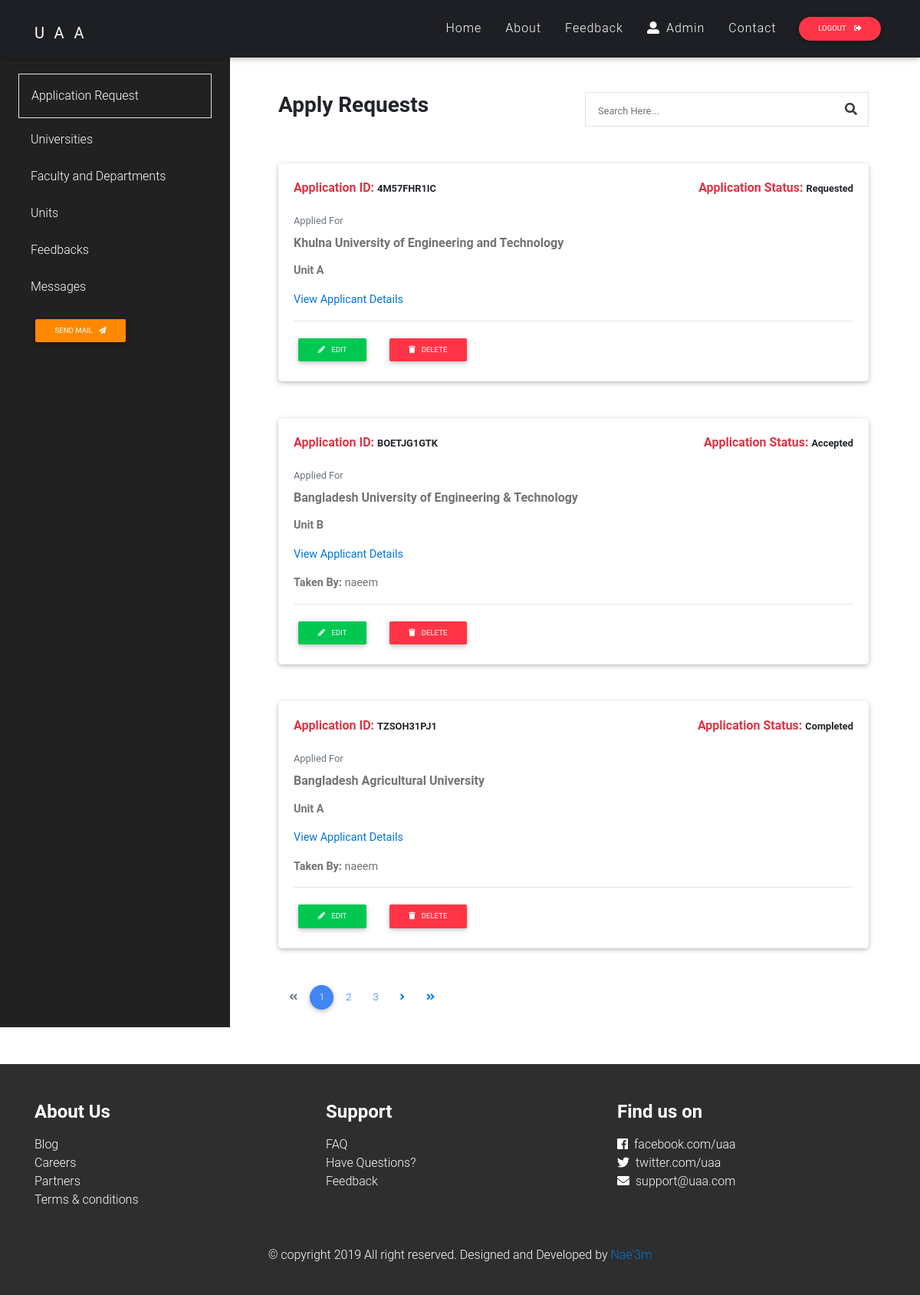
/administration/ (signed in), run on the app's committed database.
### appliedunis/models.py (models this page shows, shortened)
class ApplyApplication(models.Model):
    user	  = models.ForeignKey(User, on_delete=models.CASCADE)
    unit      = models.ForeignKey(Unit, on_delete=models.CASCADE)
    application_id = models.CharField(max_length=120, blank=True)
    status         = models.CharField(max_length=120, default='Requested', choices=APPLY_STATUS_CHOICES)
    admit_card     = models.FileField(upload_to='AdmitCards/%Y/%m/%d/', blank=True)
    creation_date  = models.DateTimeField(auto_now=True, auto_now_add=False, blank=True)
    taken_by       = models.CharField(max_length=120, blank=True, null=True)
    information    = models.TextField(max_length=500, blank=True, null=True)

### universities/models.py (models this page shows, shortened)
class Unit(models.Model):
	uni_name   = models.ForeignKey(University, blank=True, null=True, on_delete=models.CASCADE)
	unit_name  = models.CharField(max_length=12, blank=True, null=True)
	seat	   = models.CharField(max_length=12, blank=True, null=True)
	apply_dead = models.DateTimeField(auto_now=False, auto_now_add=False, blank=True, null=True)
	exam_date  = models.DateTimeField(auto_now=False, auto_now_add=False, blank=True, null=True)
	apply_fees = models.DecimalField(max_digits=10, decimal_places=2, blank=True, null=True)
	science    = models.BooleanField(default=False)
	commerce   = models.BooleanField(default=False)
	humanities = models.BooleanField(default=False)
	ssc_year   = models.CharField(max_length=20, blank=True, null=True)
	hsc_year   = models.CharField(max_length=20, blank=True, null=True)
	science_gpa   = models.FloatField(default=0.00, blank=True, null=True)
	science_tgpa  = models.FloatField(default=0.00, blank=True, null=True)
	commerce_gpa  = models.FloatField(default=0.00, blank=True, null=True)
	commerce_tgpa = models.FloatField(default=0.00, blank=True, null=True)
	arts_gpa 	  = models.FloatField(default=0.00, blank=True, null=True)
	arts_tgpa	  = models.FloatField(default=0.00, blank=True, null=True)
	phy_gpa	   = models.FloatField(default=0.00, blank=True, null=True)
	chem_gpa   = models.FloatField(default=0.00, blank=True, null=True)
	math_gpa   = models.FloatField(default=0.00, blank=True, null=True)
	bio_gpa    = models.FloatField(default=0.00, blank=True, null=True)
	en_gpa     = models.FloatField(default=0.00, blank=True, null=True)
	ban_gpa    = models.FloatField(default=0.00, blank=True, null=True)
	tgpa       = models.FloatField(default=0.00, blank=True, null=True)
	notice 	   = models.FileField(upload_to='Admissoin Notice/%Y/%m/%d', blank=True)
	seat_plan  = models.FileField(upload_to='Admissoin Notice/%Y/%m/%d', blank=True)
	result     = models.FileField(upload_to='Admissoin Notice/%Y/%m/%d', blank=True)

class University(models.Model):
	name 	    = models.CharField(max_length=255, blank=True, null=True)
	category    = models.CharField(max_length=120, choices=UNIVERSITY_CATEGORY_CHOICE, blank=True, null=True)
	about 		= RichTextField(blank=True, null=True)
	slug 		= models.SlugField(unique=True)
	rank 		= models.IntegerField(blank=True, null=True)
	established = models.CharField(max_length=4, blank=True, null=True)
	address     = models.TextField(max_length=500, blank=True, null=True)
	website 	= models.CharField(max_length=200, blank=True, null=True)
	email		= models.CharField(max_length=255, blank=True, null=True)
	phone 		= models.CharField(max_length=20, blank=True, null=True)
	logo		= models.FileField(upload_to='Logo/', blank=True)
	class Meta:
		verbose_name = 'University'
		verbose_name_plural = 'Universities'
		ordering = ('name',)
	def __str__(self):
		return self.name

### staff/views.py (the view)
# urls.py: path('', login_required(views.staff_home), name='staff_home'),
def staff_home(request):
	if request.user.is_staff or request.user.is_superuser:
		application_list = ApplyApplication.objects.all().order_by('-creation_date')
		query = request.GET.get("q")
		if query:
			application_list = application_list.filter(
				Q(application_id__icontains=query) |
				Q(status__icontains=query) |
				Q(user__username__icontains=query)
			).distinct()
		page = request.GET.get('page', 1)
		paginator = Paginator(application_list, 3)
		try:
			applications = paginator.page(page)
		except PageNotAnInteger:
			applications = paginator.page(1)
		except EmptyPage:
			applications = paginator.page(paginator.num_pages)
		context = {
			'object': applications,
		}
		return render(request, 'staff/staff_home.html', context)
	else:
		return render(request, 'staff/page_not_found.html')

### staff/templates/staff/staff_home.html (shortened to what this page needs)
{% extends 'base.html' %}
{% block main-content %}
	<br>
	<div class="container-fluid mt-5">
		<div class="row">
			<div class="col-md-3 mr-5 col-sm-12 elegant-color-dark p-4">
				<nav class="nav flex-column">
				  <a class="nav-link text-white border p-3" href="{% url 'staff:staff_home' %}">Application Request</a>
				  <a class="nav-link text-white pt-3" href="{% url 'staff:universities' %}">Universities</a>
				  <a class="nav-link text-white pt-3" href="{% url 'staff:departments' %}">Faculty and Departments</a>
				  <a class="nav-link text-white pt-3" href="{% url 'staff:units' %}">Units</a>
				  <a class="nav-link text-white pt-3" href="{% url 'staff:feedbacks' %}">Feedbacks</a>
				  <a class="nav-link text-white pt-3" href="{% url 'staff:queries' %}">Messages</a>
				  <a class="nav-link text-white p-3" href="{% url 'staff:send_mail' %}"><button class="btn btn-warning btn-sm">Send Mail<i class="fas fa-paper-plane ml-2"></i></button></a>
				</nav>
			</div>
			<div class="col-md-8 col-sm-12 mt-5">
				<div class="row">
					<div class="col-12 col-md-6 col-sm-6">
						<h3 class="font-weight-bold">Apply Requests</h3>
					</div>
					<div class="col-12 col-md-6 col-sm-6">
						<form method="GET">
							<div class="md-form input-group form-sm border">
								<input class="form-control border border-0" type="text" placeholder="Search Here..." name="q" value="{{ request.GET.q }}">
								<button type="submit" class="border border-0 transparent"><i class="fa fa-search text-dark mr-2"></i></button>
							</div>
						</form>
					</div>
				</div>
				<div class="row">
					<div class="col-12">
						<div class="requests">
						{% include 'staff/apply_requests.html' %}
						</div>
					</div>
				</div>
			</div>
		</div>
	</div>
{% endblock %}

### staff/templates/staff/apply_requests.html
{% for obj in object %}
<div class="card mt-4 mb-5">
  <div class="card-body">
    <div class="card-title mb-4">
    	<div class="float-left"><strong class="text-danger">Application ID: </strong><small class="font-weight-bold">{{ obj.application_id }}</small></div>
    	<div class="float-right"><strong class="text-danger">Application Status: </strong><small class="font-weight-bold text-capitalize">{{ obj.status }}</small></div>
    </div>
    <br>
    <div class="card-subtitle mb-2 text-muted"><small>Applied For</small></div>
    <div class="card-text">
    	<h5 class="font-weight-bold">{{ obj.unit.uni_name }}</h5>
    	<p class="font-weight-bold">Unit {{ obj.unit.unit_name }}</p>
        <p><a href="{% url 'accounts:profile' username=obj.user %}">View Applicant Details</a></p>
        {% if obj.taken_by %}
        <p><span class="font-weight-bold">Taken By: </span> {{ obj.taken_by }}</p>
        {% endif %}
    </div>
    <hr>
    <a href="{% url 'staff:edit_request' id=obj.id %}" class="btn btn-success btn-sm card-link"><i class="fas fa-pencil-alt mr-2"></i>Edit</a>
    <button class="btn btn-danger btn-sm card-link" onclick="deleteRequest('{{ obj.id }}');"><i class="fas fa-trash mr-2"></i>Delete</button>
  </div>
</div>
{% endfor %}
{% if object.has_other_pages %}
<nav aria-label="Page navigation example">
    <ul class="pagination pagination-circle pg-blue">
        {% if object.has_previous %}
        <li class="page-item"><a href="?page=1" class="page-link"><i class="fas fa-angle-double-left"></i></a></li>
        <li class="page-item"><a href="?page={{ object.previous_page_number }}" class="page-link"><i class="fas fa-angle-left"></i></a></li>
        {% else %}
        <li class="page-item disabled"><span class="page-link"><i class="fas fa-angle-double-left"></i></span></li>
        {% endif %}
        {% for i in object.paginator.page_range %}
            {% if object.number == i %}
                <li class="page-item active">
                    <span class="page-link">{{ i }}<span class="sr-only">(current)</span></span>
                </li>
            {% elif i > object.number|add:'-3' and i < object.number|add:'3' %}
                <li class="page-item"><a href="?page={{ i }}" class="page-link">{{ i }}</a></li>
            {% endif %}
        {% endfor %}
        {% if object.has_next %}
            <li class="page-item"><a href="?page={{ object.next_page_number }}" class="page-link"><i class="fas fa-angle-right"></i></a></li>
            <li class="page-item"><a href="?page={{ object.paginator.num_pages }}" class="page-link"><i class="fas fa-angle-double-right"></i></a></li>
        {% else %}
            <li class="page-item disabled"><span class="page-link"><i class="fas fa-angle-right"></i></span></li>
        {% endif %}
    </ul>
</nav>
{% endif %}

### data on the page
ApplyApplication: application_id "4M57FHR1IC", status "Requested", unit.uni_name "Khulna University of Engineering and Technology", unit.unit_name "A"
ApplyApplication: application_id "BOETJG1GTK", status "Accepted", unit.uni_name "Bangladesh University of Engineering & Technology", unit.unit_name "B", taken_by "naeem"
ApplyApplication: application_id "TZSOH31PJ1", status "Completed", unit.uni_name "Bangladesh Agricultural University", unit.unit_name "A", taken_by "naeem"

### other printed values
{{ i }} "1"
{{ i }} "2" "3"
